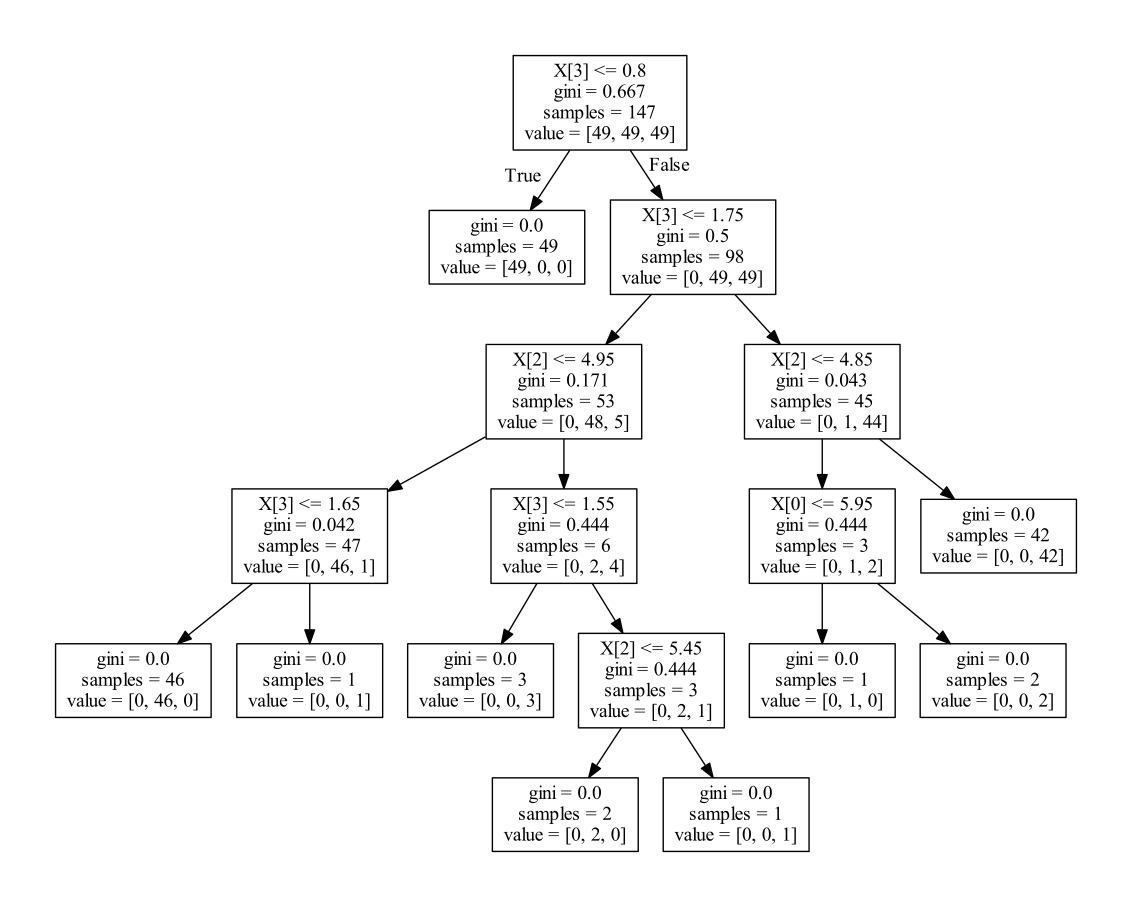

This figure's Python source:
from sklearn.datasets import load_iris
from sklearn import tree
import numpy as np
import graphviz

iris = load_iris()          #iris 토이 데이터 세트를 iris변수에 저장
test = [0, 50, 100]

#아이리스 데이터의 일부를 출력
print(iris.feature_names)   #특징(feature)들을 저장
print(iris.target_names)    #학습 라벨에 해당하는 target을 출력
print(iris.data[0])         #첫 번쨰 데이터에 저장된 feature값 출력
print(iris.target[0])       #첫 번쨰 데이터에 저장된 target값 출력

#아이리스 데이터 세트에 저장된 모든 내용을 모두 출력
'''for i in range(len(iris)):
    print("Exampe %d: label %s, features %s" % (i, iris.target[1], iris.data[i]))'''
    #0~49 세토사, 50~99 버시컬러, 100~149 버지니카

#훈련 데이터, 테스트 데이터 생성및 출력
train_data = np.delete(iris.data, test, axis=0) #3개의 데이터를 데이터 변수에서 제거, 2차원 리스트이기때문에 axis사용
train_target = np.delete(iris.target, test)     #3개의 데이터를 타겟 데이터 변수에서 제거, 1차원 리스트

#testing data
test_data = iris.data[test]
test_target = iris.target[test]

#결정트리 생성
clf = tree.DecisionTreeClassifier()
clf.fit(train_data, train_target)

'''print(test_target)
print(clf.predict(test_data))'''

# 아이리스 데이터 세트로 생성된 결정트리
dot_data = tree.export_graphviz(clf, out_file = None)
graph = graphviz.Source(dot_data)
graph.render("iris")
dot_data = tree.export_graphviz(clf, out_file = None,
                                feature_names = iris.feature_names,
                                class_names = iris.target_names,
                                filled = True, rounded = True,
                                special_characters = True)
graph = graphviz.Source(dot_data)
graph
